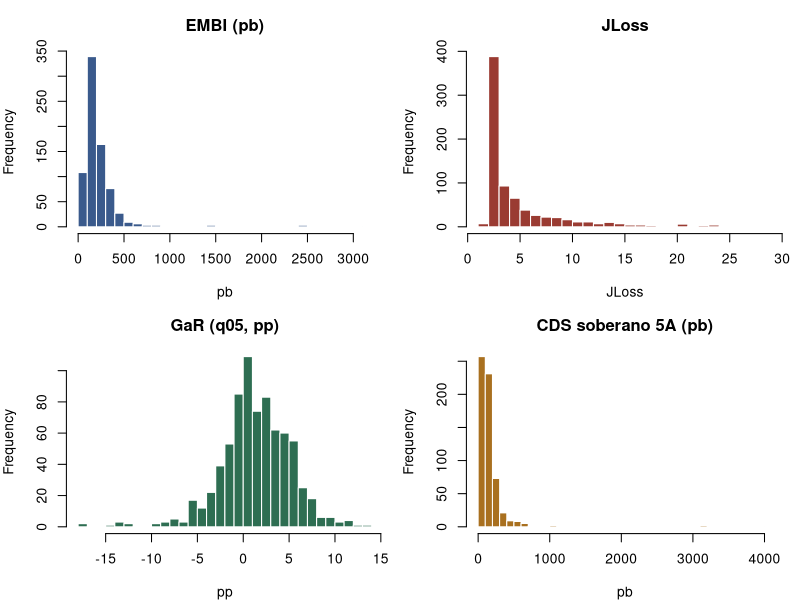
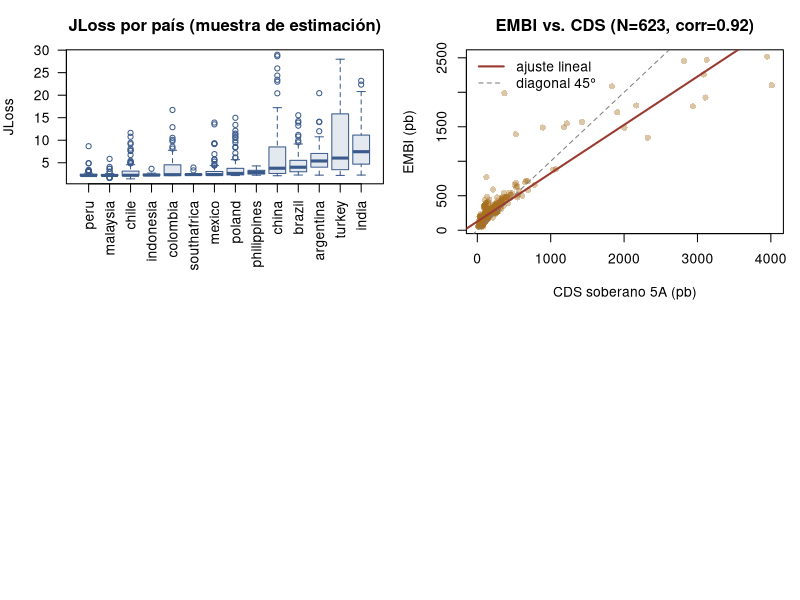

Here is the R script that generated these plots, in order:
## ---- chunk 1
knitr::opts_chunk$set(echo = TRUE, warning = FALSE, message = FALSE,
                       fig.width = 9, fig.height = 5.5)
options(width = 100)
library(plm)
library(lmtest)
library(knitr)
## ---- chunk 2
panel <- read.csv("Panel_bloomberg.csv", stringsAsFactors = FALSE)
panel$GaR_pp <- panel$GaR * 100

# Muestra de estimación: EMBI + JLoss + GaR disponibles simultáneamente
est <- subset(panel, !is.na(EMBI_bps) & !is.na(JLoss) & !is.na(GaR))
est$country <- factor(est$country)

cat(sprintf("Panel completo (roster): %d filas, %d economías, %s a %s\n",
            nrow(panel), length(unique(panel$country)), min(panel$quarter), max(panel$quarter)))
cat(sprintf("Muestra de estimación   : %d filas, %d países\n",
            nrow(est), length(unique(est$country))))
## ---- chunk 3
cobertura <- do.call(rbind, lapply(split(est, est$country), function(g) {
  data.frame(país = unique(g$country), n_trim = nrow(g),
             desde = min(g$quarter), hasta = max(g$quarter),
             con_CDS = sum(!is.na(g$CDS_bps)),
             JLoss_mediana = round(median(g$JLoss), 2),
             JLoss_máx = round(max(g$JLoss), 1))
}))
cobertura <- cobertura[order(-cobertura$n_trim), ]
kable(cobertura, row.names = FALSE)
## ---- chunk 4
vars_desc <- c("EMBI_bps", "CDS_bps", "JLoss", "GaR_pp",
               "debt_gdp", "fisc_bal", "res_gdp", "ca_gdp", "infl_yoy", "reer")
desc <- do.call(rbind, lapply(vars_desc, function(v) {
  x <- est[[v]]
  data.frame(variable = v, media = mean(x, na.rm = TRUE), sd = sd(x, na.rm = TRUE),
             mín = min(x, na.rm = TRUE), máx = max(x, na.rm = TRUE), n_NA = sum(is.na(x)))
}))
kable(desc, digits = 2, row.names = FALSE)
## ---- chunk 5
par(mfrow = c(2, 2), mar = c(4, 4, 3, 1))
hist(est$EMBI_bps, breaks = 30, col = "#3A5A8C", border = "white", main = "EMBI (pb)", xlab = "pb")
hist(est$JLoss, breaks = 30, col = "#9A3B32", border = "white", main = "JLoss", xlab = "JLoss")
hist(est$GaR_pp, breaks = 30, col = "#2E6E52", border = "white", main = "GaR (q05, pp)", xlab = "pp")
hist(est$CDS_bps, breaks = 30, col = "#A9701F", border = "white", main = "CDS soberano 5A (pb)", xlab = "pb")
## ---- chunk 6
ord <- names(sort(tapply(est$JLoss, est$country, median)))
par(mar = c(7, 4, 3, 1))
boxplot(JLoss ~ factor(country, levels = ord), data = est, las = 2,
        col = "#3A5A8C22", border = "#3A5A8C",
        main = "JLoss por país (muestra de estimación)", xlab = "", ylab = "JLoss")
## ---- chunk 7
vars_cor <- c("EMBI_bps", "CDS_bps", "JLoss", "GaR_pp", "debt_gdp", "infl_yoy", "reer")
kable(round(cor(est[, vars_cor], use = "pairwise.complete.obs"), 2))

comun <- subset(est, !is.na(EMBI_bps) & !is.na(CDS_bps))
cat(sprintf("EMBI vs CDS, submuestra donde ambos existen: N=%d, correlación=%.2f\n",
            nrow(comun), cor(comun$EMBI_bps, comun$CDS_bps)))
## ---- chunk 8
par(mar = c(4, 4, 3, 1))
plot(comun$CDS_bps, comun$EMBI_bps, pch = 16, col = adjustcolor("#A9701F", 0.4),
     xlab = "CDS soberano 5A (pb)", ylab = "EMBI (pb)",
     main = sprintf("EMBI vs. CDS (N=%d, corr=%.2f)", nrow(comun), cor(comun$EMBI_bps, comun$CDS_bps)))
abline(0, 1, lty = 2, col = "grey50")
abline(lm(EMBI_bps ~ CDS_bps, comun), col = "#9A3B32", lwd = 2)
legend("topleft", legend = c("ajuste lineal", "diagonal 45°"),
       col = c("#9A3B32", "grey50"), lty = c(1, 2), lwd = c(2, 1), bty = "n")
## ---- chunk 9
crisis_q <- c("2008Q4", "2009Q1", "2009Q2", "2009Q3", "2009Q4",
              "2020Q1", "2020Q2", "2020Q3", "2020Q4",
              "2021Q1", "2021Q2", "2021Q3", "2021Q4")
est$sin_crisis <- !(est$quarter %in% crisis_q)

# JLoss y GaR centrados EN CADA MUESTRA por su propia media (igual que el
# pipeline Python): con efectos fijos esto no cambia theta, pero sí el valor
# reportado de los coeficientes de nivel si no se recalcula por muestra.
centrar <- function(df) {
  df$JLoss_c <- df$JLoss - mean(df$JLoss)
  df$GaR_c   <- df$GaR_pp - mean(df$GaR_pp)
  df$Int     <- df$JLoss_c * df$GaR_c
  df
}
d_completa   <- centrar(est)
d_sin_crisis <- centrar(subset(est, sin_crisis))

pdata_completa   <- pdata.frame(d_completa,   index = c("country", "quarter"))
pdata_sin_crisis <- pdata.frame(d_sin_crisis, index = c("country", "quarter"))

run_dk <- function(data, formula, effect = "twoways") {
  m  <- plm(formula, data = data, model = "within", effect = effect)
  ct <- coeftest(m, vcov = vcovSCC)
  list(model = m, test = ct, N = nobs(m),
       R2_within = unname(summary(m)$r.squared["rsq"]))
}
## ---- chunk 10
f_M4 <- EMBI_bps ~ JLoss_c + GaR_c + Int

r_completa   <- run_dk(pdata_completa,   f_M4, "twoways")
r_sin_crisis <- run_dk(pdata_sin_crisis, f_M4, "twoways")
## ---- chunk 11
kable(round(unclass(r_completa$test), 4))
## ---- chunk 12
kable(round(unclass(r_sin_crisis$test), 4))
## ---- chunk 13
modelos <- list(
  M1 = EMBI_bps ~ JLoss_c,
  M2 = EMBI_bps ~ GaR_c,
  M3 = EMBI_bps ~ JLoss_c + GaR_c,
  M4 = EMBI_bps ~ JLoss_c + GaR_c + Int
)
efectos  <- c(tiempo = "time", país = "individual", "país+tiempo" = "twoways")
muestras <- list(completa = pdata_completa, sin_crisis = pdata_sin_crisis)
estrella <- function(p) ifelse(p < 0.01, "***", ifelse(p < 0.05, "**", ifelse(p < 0.10, "*", "")))

filas <- list()
for (sname in names(muestras)) {
  for (ename in names(efectos)) {
    for (mname in names(modelos)) {
      r <- tryCatch(run_dk(muestras[[sname]], modelos[[mname]], efectos[[ename]]),
                     error = function(e) NULL)
      if (is.null(r)) next
      ct <- r$test
      colt <- intersect(c("t value", "z value"), colnames(ct))[1]
      fila <- data.frame(muestra = sname, modelo = mname, efectos_fijos = ename,
                          N = r$N, R2_within = round(r$R2_within, 2))
      for (rn in rownames(ct)) {
        fila[[paste0(rn, "_coef")]] <- sprintf("%+.2f%s", ct[rn, "Estimate"], estrella(ct[rn, 4]))
        fila[[paste0(rn, "_t")]]    <- round(ct[rn, colt], 2)
      }
      filas[[length(filas) + 1]] <- fila
    }
  }
}
bateria <- do.call(rbind, lapply(filas, function(f) {
  # normaliza columnas para que todas las filas tengan las mismas
  cols <- c("muestra","modelo","efectos_fijos","N","R2_within",
            "JLoss_c_coef","JLoss_c_t","GaR_c_coef","GaR_c_t","Int_coef","Int_t")
  for (c in cols) if (is.null(f[[c]])) f[[c]] <- NA
  f[cols]
}))
kable(bateria, row.names = FALSE,
      col.names = c("Muestra", "Modelo", "Efectos fijos", "N", "R²w",
                    "JLoss", "t", "GaR", "t", "JLoss×GaR", "t"))
